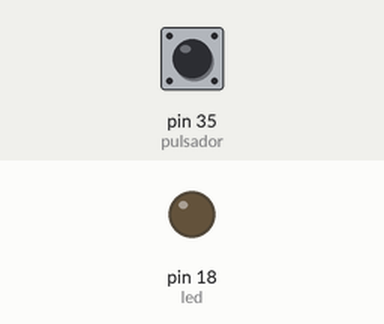
This program was run on a simulated MicroPython board. Shown: output pins drawn as LEDs (lit = HIGH). Inputs (shaded band) come from the test bench; at power-on: pin 35 (pulsador) LOW.

Above: at 1.2 s.
1.3 s: pin 35 (pulsador) pulled HIGH for 0.15 s
At 1.37 s:
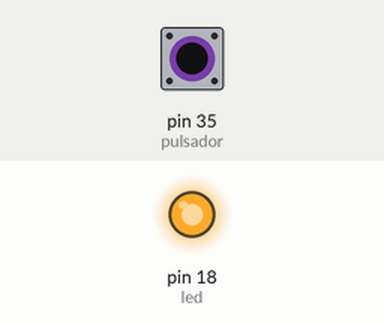
2.9 s: pin 35 (pulsador) pulled HIGH for 3.2 s
At 7.1 s:
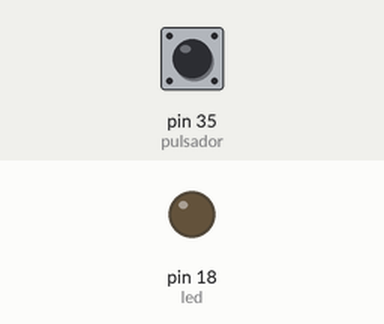
Timing chart, 0 to 8.6 s (numbered marks = the images above; inputs shaded):
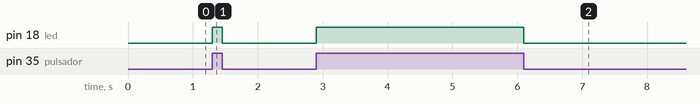

The program:

encenderLedPulsador.py
```python
pinLed = 18
pinPulsador = 35

from machine import Pin
import time

led = Pin(pinLed, Pin.OUT)
pulsador = Pin (pinPulsador, Pin.IN)

while True:
    logic_state = pulsador.value()
    if logic_state == True:
        led.value(1)
        logic_state = pulsador.value()
    else:
        led.value(0)
        logic_state = pulsador.value()
```

Measured:
- after the input at 1.3 s, pin 18 (led): LOW → HIGH at once, → LOW 0.15 s later
- after the input at 2.9 s, pin 18 (led): LOW → HIGH at once, → LOW 3.2 s later
